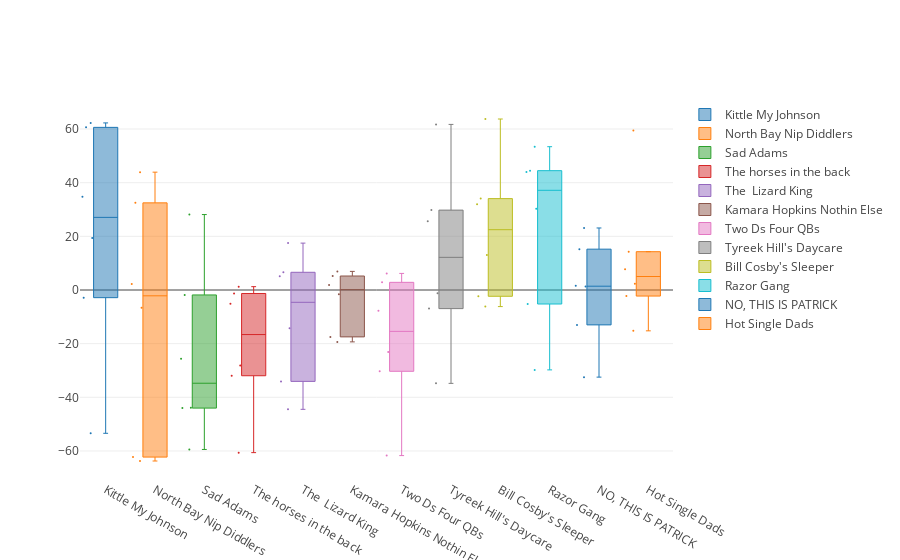

The notebook cell this image was saved under:
### Code cell
traces = []

for i in margins.Team.unique():
    traces.append(go.Box(
        y=margins[margins.Team == i].Margin
        ,name = i
        ,boxpoints='all'
        ,jitter=0.5
        ,whiskerwidth=0.2
        ,marker=dict(size=2)
        ,line=dict(width=1)
    ))
iplot(traces)

### Figure 1 — Plotly figure (JSON) as saved in the notebook; plotly's stock layout.template omitted (floating-point values rounded to 4 significant figures)
{"data": [{"boxpoints": "all", "jitter": 0.5, "line": {"width": 1}, "marker": {"size": 2}, "name": "Kittle My Johnson", "type": "box", "uid": "abcfed72-e13f-4588-a44c-cc2e567dfe4a", "whiskerwidth": 0.2, "y": [-2.86, -53.42, 60.62, 34.8, 19.34, 62.28]}, {"boxpoints": "all", "jitter": 0.5, "line": {"width": 1}, "marker": {"size": 2}, "name": "North Bay Nip Diddlers", "type": "box", "uid": "f22146ae-1352-49c1-8602-23d98ca94f10", "whiskerwidth": 0.2, "y": [2.26, 32.48, 43.92, -62.28, -63.74, -6.6]}, {"boxpoints": "all", "jitter": 0.5, "line": {"width": 1}, "marker": {"size": 2}, "name": "Sad Adams", "type": "box", "uid": "50c730a4-01d5-4599-b22c-65aba599e71e", "whiskerwidth": 0.2, "y": [-25.58, -1.84, -59.44, -44.02, 28.12, -43.92]}, {"boxpoints": "all", "jitter": 0.5, "line": {"width": 1}, "marker": {"size": 2}, "name": "The horses in the back", "type": "box", "uid": "f336312c-82e1-485b-9440-65876402e4e6", "whiskerwidth": 0.2, "y": [-31.96, -5.1, -28.12, 1.24, -1.3, -60.62]}, {"boxpoints": "all", "jitter": 0.5, "line": {"width": 1}, "marker": {"size": 2}, "name": "The  Lizard King", "type": "box", "uid": "9d7ad599-f2c3-45aa-ae80-5cab585c646a", "whiskerwidth": 0.2, "y": [-44.48, 6.6, -34.06, 17.48, 5.1, -14.28]}, {"boxpoints": "all", "jitter": 0.5, "line": {"width": 1}, "marker": {"size": 2}, "name": "Kamara Hopkins Nothin Else", "type": "box", "uid": "8f717b13-c0fd-43db-8edb-bc160022b559", "whiskerwidth": 0.2, "y": [-1.54, -17.48, -19.34, 5.22, 1.84, 6.94]}, {"boxpoints": "all", "jitter": 0.5, "line": {"width": 1}, "marker": {"size": 2}, "name": "Two Ds Four QBs", "type": "box", "uid": "8297c4d8-582e-4825-acf0-ce420926b4e4", "whiskerwidth": 0.2, "y": [-7.72, 6.18, -23.12, 2.86, -61.72, -30.3]}, {"boxpoints": "all", "jitter": 0.5, "line": {"width": 1}, "marker": {"size": 2}, "name": "Tyreek Hill's Daycare", "type": "box", "uid": "bfa2c8fd-2a69-4310-b24c-9a0d48abd6b8", "whiskerwidth": 0.2, "y": [-34.8, 61.72, -6.94, 25.58, 29.78, -1.24]}, {"boxpoints": "all", "jitter": 0.5, "line": {"width": 1}, "marker": {"size": 2}, "name": "Bill Cosby's Sleeper", "type": "box", "uid": "32a07e39-549b-4362-a4e6-cf811b67644f", "whiskerwidth": 0.2, "y": [63.74, 13, 31.96, -2.34, -6.18, 34.06]}, {"boxpoints": "all", "jitter": 0.5, "line": {"width": 1}, "marker": {"size": 2}, "name": "Razor Gang", "type": "box", "uid": "cb88dea3-207f-4467-9d57-e71e51841b59", "whiskerwidth": 0.2, "y": [44.02, -29.78, 30.3, 44.48, 53.42, -5.22]}, {"boxpoints": "all", "jitter": 0.5, "line": {"width": 1}, "marker": {"size": 2}, "name": "NO, THIS IS PATRICK", "type": "box", "uid": "0ab033f8-c465-4e09-acdc-5d660035ab07", "whiskerwidth": 0.2, "y": [1.3, 15.22, 1.54, -32.48, -13, 23.12]}, {"boxpoints": "all", "jitter": 0.5, "line": {"width": 1}, "marker": {"size": 2}, "name": "Hot Single Dads", "type": "box", "uid": "f43a112b-a349-4e47-99a5-0fbc80ff7e0f", "whiskerwidth": 0.2, "y": [2.34, 14.28, -2.26, 7.72, -15.22, 59.44]}], "layout": {"autosize": true, "xaxis": {"autorange": true, "range": [-0.5105, 11.5], "type": "category"}, "yaxis": {"autorange": true, "range": [-70.82, 70.82], "type": "linear"}}}
